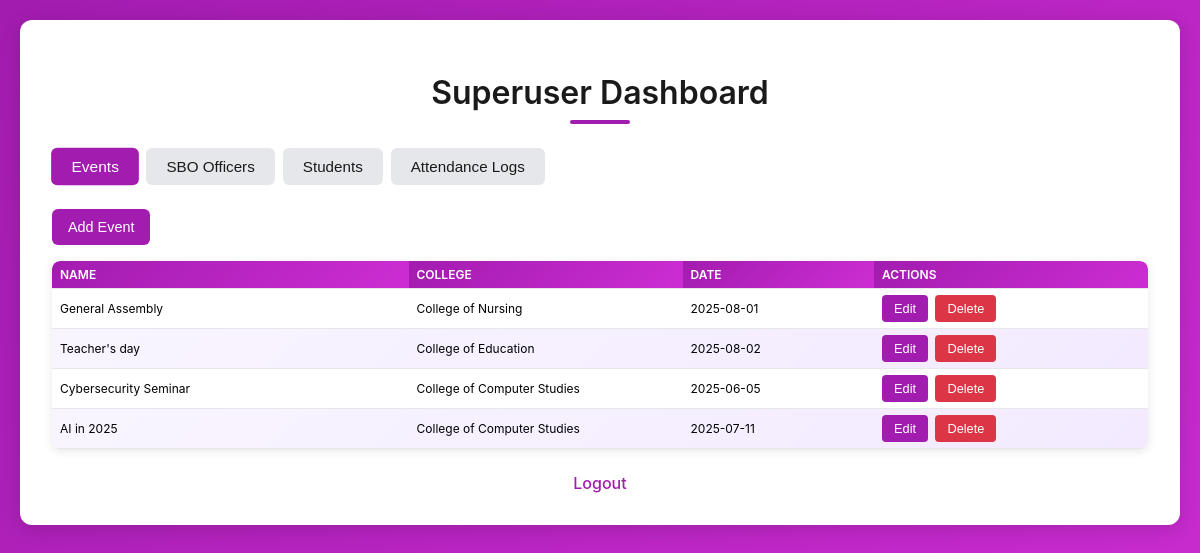
The app's page /superuser/dashboard/ (signed in) with its own data.
### attendance/models.py (models this page shows, shortened)
class Event(models.Model):
    name = models.CharField(max_length=200)
    college = models.ForeignKey(College, on_delete=models.CASCADE, related_name='events')
    date = models.DateField()
    description = models.TextField(blank=True)
    created_at = models.DateTimeField(auto_now_add=True)

class College(models.Model):
    name = models.CharField(max_length=200, unique=True)
    description = models.TextField(blank=True)
    created_at = models.DateTimeField(auto_now_add=True)
    def __str__(self):
        return self.name

### attendance/views.py (the view, shortened to what this page needs)
# urls.py: path('superuser/dashboard/', views.superuser_dashboard, name='superuser_dashboard'),
@user_passes_test(lambda u: u.is_superuser)
def superuser_dashboard(request):
    event_form = EventForm(request.POST or None, prefix='event')
    officer_form = SBOOfficerForm(request.POST or None, prefix='officer')
    student_form = StudentForm(request.POST or None, request.FILES or None, prefix='student')
    events = Event.objects.all().select_related('college')
    officers = SBOOfficer.objects.all().select_related('college')
    students = Student.objects.all().select_related('college')
    attendance_logs = Attendance.objects.all().select_related('student', 'event').order_by('-created_at')
    return render(request, 'attendance/superuser_dashboard.html', {
        'event_form': event_form,
        'officer_form': officer_form,
        'student_form': student_form,
        'events': events,
        'officers': officers,
        'students': students,
        'attendance_logs': attendance_logs,
    })

### attendance/templates/attendance/superuser_dashboard.html (shortened to what this page needs)
<!DOCTYPE html>
<html lang="en">
<head>
</head>
<body>
    <div class="dashboard-container">
        <h1>Superuser Dashboard</h1>
        <div class="tabs">
            <button class="tab-button" onclick="openTab('events')">Events</button>
            <button class="tab-button" onclick="openTab('officers')">SBO Officers</button>
            <button class="tab-button" onclick="openTab('students')">Students</button>
            <button class="tab-button" onclick="openTab('attendance')">Attendance Logs</button>
        </div>
        <div id="events" class="tab-content">
            <button class="add-button" onclick="openModal('addEventModal')">Add Event</button>
            {% if events %}
                <div class="table-container">
                    <table class="event-table">
                        <thead>
                            <tr>
                                <th>Name</th>
                                <th>College</th>
                                <th>Date</th>
                                <th>Actions</th>
                            </tr>
                        </thead>
                        <tbody>
                            {% for event in events %}
                                <tr>
                                    <td>{{ event.name }}</td>
                                    <td>{{ event.college.name }}</td>
                                    <td>{{ event.date|date:"Y-m-d" }}</td>
                                    <td>
                                        <button class="action-button edit-button edit-event-button"
                                                data-event-name="{{ event.name|escapejs }}"
                                                data-event-college="{{ event.college.id }}"
                                                data-event-date="{{ event.date|date:'Y-m-d' }}"
                                                data-event-description="{{ event.description|escapejs }}"
                                                data-event-id="{{ event.id }}">Edit</button>
                                        <form action="{% url 'delete_event' event.id %}" method="POST" style="display:inline;">
                                            <button type="submit" class="action-button delete-button" onclick="return confirm('Are you sure you want to delete this event?');">Delete</button>
                                        </form>
                                    </td>
                                </tr>
                            {% endfor %}
                        </tbody>
                    </table>
                </div>
            {% else %}
                <p style="color: #1a1a1a; font-size: 0.75rem;">No events found.</p>
            {% endif %}
        </div>
        <a href="{% url 'sbo_logout' %}" class="logout-link">Logout</a>
    </div>
</body>
</html>

### attendance/templates/attendance/superuser_dashboard.html (style rules this page uses)
body { font-family: 'Inter', -apple-system, BlinkMacSystemFont, 'Segoe UI', Roboto, sans-serif; background: linear-gradient(135deg, #a21caf 0%, #cd2dd3 100%); display: flex; justify-content: center; align-items: flex-start; min-height: 100vh; margin: 0; padding: 20px; box-sizing: border-box; }
.dashboard-container { background: #ffffff; border-radius: 12px; box-shadow: 0 4px 20px rgba(0, 0, 0, 0.15); width: 100%; max-width: 1200px; padding: 32px; transition: transform 0.3s ease; }
h1 { color: #1a1a1a; font-size: 2rem; font-weight: 600; text-align: center; margin-bottom: 24px; position: relative; }
h1::after { content: ''; display: block; width: 60px; height: 4px; background: #a21caf; margin: 8px auto; border-radius: 2px; }
.tabs { display: flex; gap: 8px; margin-bottom: 24px; flex-wrap: wrap; }
.tab-button { padding: 10px 20px; border: none; border-radius: 6px; font-size: 0.95rem; font-weight: 500; cursor: pointer; background: #e5e7eb; color: #1a1a1a; transition: background 0.3s ease, transform 0.2s ease; }
.tab-button.active, .tab-button:hover { background: #a21caf; color: #ffffff; transform: scale(1.02); }
.tab-content { display: none; }
.tab-content.active { display: block; }
.table-container { max-height: 500px; overflow-y: auto; border-radius: 8px; box-shadow: 0 2px 10px rgba(0, 0, 0, 0.1); }
table { width: 100%; border-collapse: separate; border-spacing: 0; font-size: 0.75rem; table-layout: fixed; }
th, td { padding: 6px 8px; text-align: left; border-bottom: 1px solid #e5e7eb; white-space: nowrap; overflow: hidden; text-overflow: ellipsis; }
th { background: linear-gradient(135deg, #a21caf 0%, #cd2dd3 100%); color: #ffffff; font-weight: 600; position: sticky; top: 0; z-index: 10; text-transform: uppercase; }
th:first-child { border-top-left-radius: 8px; }
th:last-child { border-top-right-radius: 8px; }
tr:nth-child(even) { background: linear-gradient(135deg, #f9f5ff 0%, #f3eaff 100%); }
.event-table th:nth-child(1), .event-table td:nth-child(1) { width: 200px; }
.event-table th:nth-child(2), .event-table td:nth-child(2) { width: 150px; }
.event-table th:nth-child(3), .event-table td:nth-child(3) { width: 100px; }
.event-table th:nth-child(4), .event-table td:nth-child(4) { width: 150px; }
.action-button { padding: 6px 12px; border: none; border-radius: 4px; font-size: 0.8rem; cursor: pointer; transition: background 0.3s ease, transform 0.2s ease; margin-right: 4px; }
.edit-button { background: #a21caf; color: #ffffff; }
.delete-button { background: #dc3545; color: #ffffff; }
.add-button { padding: 10px 16px; border: none; border-radius: 6px; font-size: 0.9rem; font-weight: 500; cursor: pointer; background: #a21caf; color: #ffffff; margin-bottom: 16px; display: inline-block; transition: background 0.3s ease, transform 0.2s ease; }
.logout-link { display: block; text-align: center; margin-top: 24px; color: #a21caf; font-weight: 500; text-decoration: none; }

### records on screen
Event: name "General Assembly", college.name "College of Nursing", date "2025-08-01"
Event: name "Teacher's day", college.name "College of Education", date "2025-08-02"
Event: name "Cybersecurity Seminar", college.name "College of Computer Studies", date "2025-06-05"
Event: name "AI in 2025", college.name "College of Computer Studies", date "2025-07-11"
